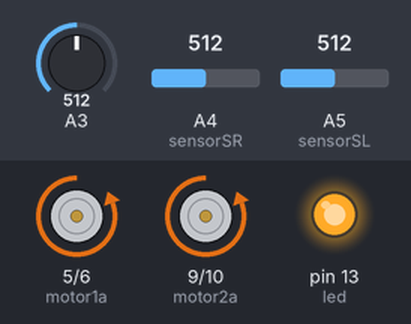
Simulated run of this sketch. Board: Arduino Uno, built with avr-gcc and run on an emulated ATmega328P. Parts: motor-driver pin pairs drawn as motors (green arrow = first pin HIGH = forward, orange = second pin HIGH = backward, longer = more drive), output pins drawn as LEDs (lit = HIGH). The inputs (shaded band) are chosen by the test bench; at power-on: A3 = 512, A4 (sensorSR) = 512, A5 (sensorSL) = 512.

Above: at 4.8 s.
4.9 s: A3 set to 372
6.4 s: A3 set to 349
At 7.0 s:
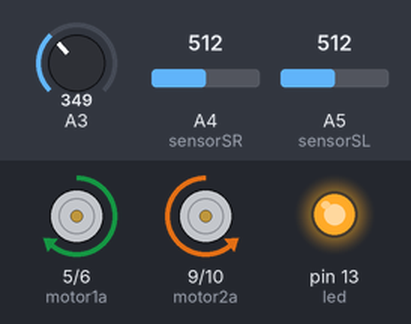
7.9 s: A3 set to 511
At 9.1 s:
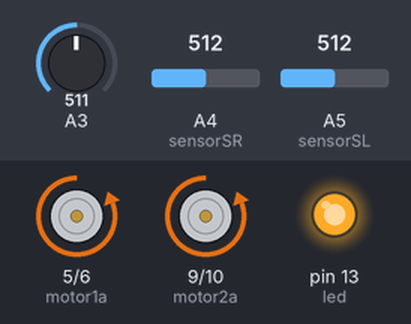
9.4 s: A3 set to 306
At 10.5 s:
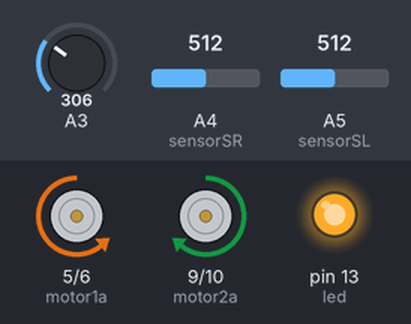
10.9 s: A4 (sensorSR) set to 214
12.4 s: A4 (sensorSR) set to 184
At 13.8 s:
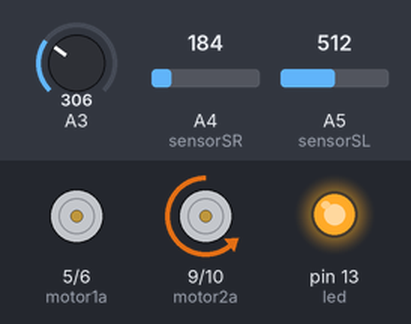
Timing chart, 0 to 14.9 s (numbered marks = the images above; inputs shaded):
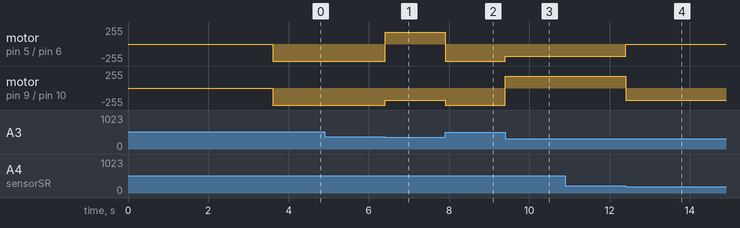

Measured:
- the behaviour switches between 361 and 360 on A3 (found by bisection; images 0 and 1)
- the behaviour switches between 200 and 199 on A4 (sensorSR) (found by bisection; images 3 and 4)
- after the input at 4.9 s, every drawn part: stays the same
- after the input at 6.4 s, motor on pin 5 (motor1a) / pin 6 (motor1b): backward 255/255 → forward 180/255 at once; motor on pin 9 (motor2a) / pin 10 (motor2b): backward 255/255 → backward 180/255 at once
- after the input at 7.9 s, motor on pin 5 (motor1a) / pin 6 (motor1b): forward 180/255 → backward 255/255 at once; motor on pin 9 (motor2a) / pin 10 (motor2b): backward 180/255 → backward 255/255 at once
- after the input at 9.4 s, motor on pin 5 (motor1a) / pin 6 (motor1b): backward 255/255 → backward 180/255 at once; motor on pin 9 (motor2a) / pin 10 (motor2b): backward 255/255 → forward 180/255 at once
- after the input at 10.9 s, every drawn part: stays the same
- after the input at 12.4 s, motor on pin 5 (motor1a) / pin 6 (motor1b): backward 180/255 → stopped at once; motor on pin 9 (motor2a) / pin 10 (motor2b): forward 180/255 → backward 180/255 at once

The sketch:

MINI_SUMO_2021.ino
```cpp
/*=============================================================*/
#define motor1a 5
#define motor1b 6
#define motor2a 9
#define motor2b 10
#define led 13
int dif=360;
bool flag;

void setup() {
   pinMode(motor1a, OUTPUT);
   pinMode(motor1b, OUTPUT);
   pinMode(motor2a, OUTPUT);
   pinMode(motor2b, OUTPUT);
   pinMode(led,OUTPUT);
   Serial.begin(9600);
   digitalWrite(led,1);
   delay(3600);
}

void loop() {
  q0();
  //Calibrar();
}

/*======================== AUTOMATA 1 =========================*/
void R1(){

  if(sensorIF()>dif){
     Adelante(255);
    (flag)?flag=false:flag=true;
  }
  if(flag)Right(180);
  if(!flag)Left(180);
}
/*========================= AUTOMATA 2 ========================*/
void q0(){
  if(!sensorLeft()&&!sensorRight()){
    q1();
  }
}
void q1(){
  if(sensorIF()>dif){
    Adelante(255);
    q1();
  }else{
    (flag)?flag=false:flag=true;
    q2();
  }
}
void q2(){
  if(sensorIF()<=dif){
    if(sensorLeft()||sensorRight()){
      q4();
    }else{
      q3();
    }
  }else{
    q1();
  }
}
void q3(){
  if(flag){
    Left(180);
    q2();
  }else{
    Right(180);
    q2();
  }
}
void q4(){
  if(sensorLeft()){
    AtrasI(180);
  }
  if(sensorRight()){
    AtrasD(180);
  }
  q2();
}
/*============================= AUTOMATA 3 =======================*/
void w0(){
  Adelante(200);
  delay(500);
  if(!sensorLeft()&&!sensorRight()){
    w1();
  }
}
void w1(){
  if(sensorIF()<50){
    Adelante(255);
    w1();
  }else{
    (flag)?flag=false:flag=true;
    w2();
  }
}
void w2(){
  if(sensorIF()>=50){
    if(sensorLeft()||sensorRight()){
      w4();
    }else{
      w3();
    }
  }else{
    w1();
  }

}
void w3(){
  if(flag){
    Left(180);
    w2();
  }else{
    Right(180);
    w2();
  }
}
void w4(){
  if(sensorLeft()){
    AtrasI(150);
  }
  if(sensorRight()){
    AtrasD(150);
  }
  w2();
}
/*============================= SENSORES ==============================*/
int sensorIF(){
  return (dist(20));
}
int dist(int n)
{
  long suma=0;
  for(int i=0;i<n;i++)
  {
    suma=suma+analogRead(A3);
  }
  return(suma/n);
}
bool sensorRight(){
  if(sensorSR()<200){
    return (true);
  }else{
    return (false);
  }
}
bool sensorLeft(){
  if(sensorSL()<200){
    return (true);
  }else{
    return (false);
  }
}
int sensorSR(){
  return (analogRead(A4));
}
int sensorSL(){
  return (analogRead(A5));
}
void Calibrar(){
  Serial.print("distancia: ");
  Serial.print(sensorIF());
  Serial.print("cm ");
  Serial.print(" sensorRight: ");
  Serial.print(sensorSR());
  Serial.print(" ");
  Serial.print(sensorRight());
  Serial.print(" sensorLeft: ");
  Serial.print(sensorSL());
  Serial.print(" ");
  Serial.print(sensorLeft());
  Serial.println(" ");
}
/*============================= MOVIMIENTOS ======================*/
void Atras(int vel){
   analogWrite(motor1a,vel);
   digitalWrite(motor1b,0);
   analogWrite(motor2a,vel);
   digitalWrite(motor2b,0);
}
void Adelante(int vel){
   digitalWrite(motor1a,0);
   analogWrite(motor1b,vel);
   digitalWrite(motor2a,0);
   analogWrite(motor2b,vel);
}
void Right(int vel){
   digitalWrite(motor1a,0);
   analogWrite(motor1b,vel);
   analogWrite(motor2a,vel);
   digitalWrite(motor2b,0);
}
void Left(int vel){
   analogWrite(motor1a,vel);
   digitalWrite(motor1b,0);
   digitalWrite(motor2a,0);
   analogWrite(motor2b,vel);
}
void AdelanteI(int vel){
   analogWrite(motor1a,vel);
   digitalWrite(motor1b,0);
   digitalWrite(motor2a,0);
   digitalWrite(motor2b,0);
}
void AdelanteD(int vel){
   digitalWrite(motor1a,0);
   digitalWrite(motor1b,0);
   analogWrite(motor2a,vel);
   digitalWrite(motor2b,0);
}
void AtrasI(int vel){
   digitalWrite(motor1a,0);
   analogWrite(motor1b,vel);
   digitalWrite(motor2a,0);
   digitalWrite(motor2b,0);
}
void AtrasD(int vel){
   digitalWrite(motor1a,0);
   digitalWrite(motor1b,0);
   digitalWrite(motor2a,0);
   analogWrite(motor2b,vel);
}
void Stop(){
   digitalWrite(motor1a,0);
   digitalWrite(motor1b,0);
   digitalWrite(motor2a,0);
   digitalWrite(motor2b,0);
}
/*=============================================================*/
```
